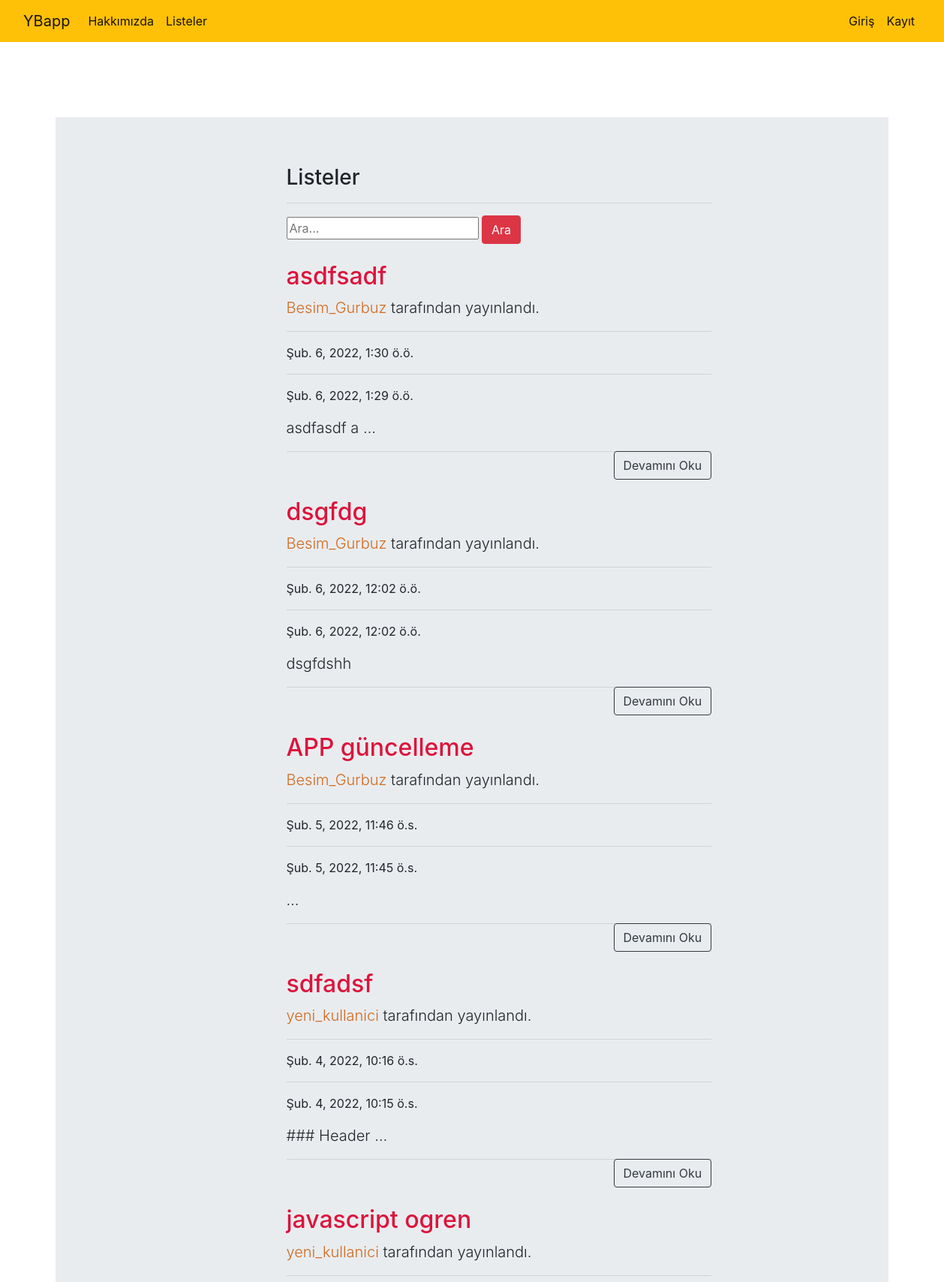
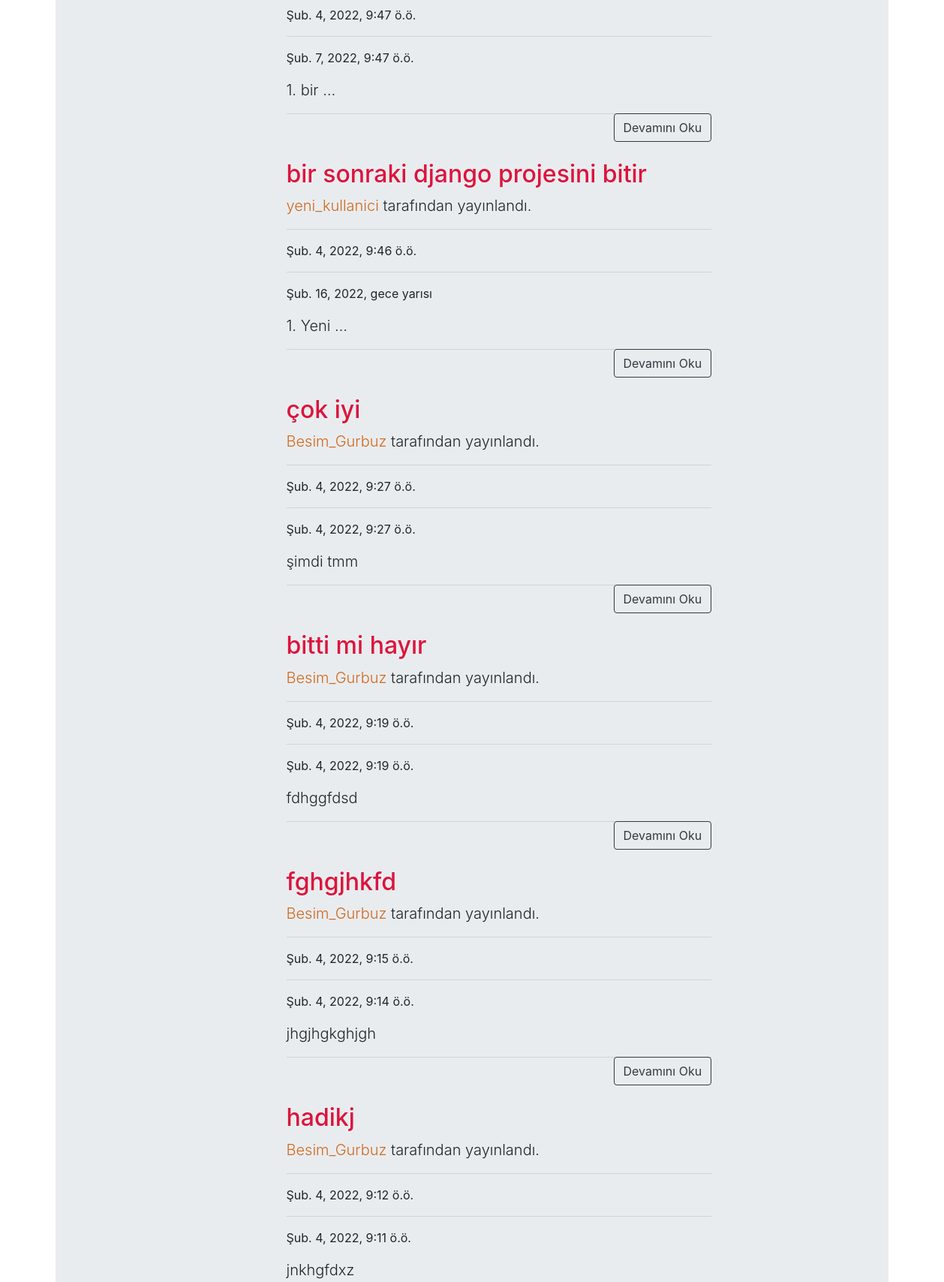
Screenshot of /yapbitirs/ (upper part) with the database file from the repository (2 pictures, top to bottom).
### yapbitir/models.py (models this page shows, shortened)
class Yapbitir(models.Model):
    author = models.ForeignKey("auth.User",on_delete=models.CASCADE,verbose_name="User")
    title = models.CharField(max_length=100, verbose_name="Liste Adı")
    content = models.TextField(verbose_name="YapBtirler")
    finished = models.BooleanField(default=True,verbose_name="Tamamlandı")
    created_date = models.DateTimeField(auto_now_add=True, verbose_name="Oluşturulan Tarihi")
    dateline = models.DateTimeField(default=datetime.now,blank=True)
    class Meta:
        ordering = ['-created_date']

### yapbitir/views.py (the view)
# urls.py: path('yapbitirs/', include("yapbitir.urls")),
def yapbitirs(request):
    keyword = request.GET.get("keyword")
    if keyword:
        yapbitirs = Yapbitir.objects.filter(title__contains = keyword)
        return render(request,"yapbitirs.html", {"yapbitirs" : yapbitirs})
    yapbitirs = Yapbitir.objects.all()
    return render(request, "yapbitirs.html", {"yapbitirs" : yapbitirs})

### templates/yapbitirs.html (shortened to what this page needs)
{% extends "layout.html" %}
{% block body %}
<div class="jumbotron jumbotron-fluid">
  <div class="container">
   <div class="row">
    <div class="col-md-10 offset-md-3">
        <div class="col-lg-8">
        <h3>Listeler</h3>
        <hr>
        </div>
    </div>
   </div>
<div class ="row">
    <div class="col-md-10 offset-md-3">
        <div class="col-lg-8">
            <form>
                <input type="text" name = "keyword" class="input-sm" maxlength="64" placeholder="Ara...">
              <button type="submit" class="btn btn-danger">Ara</button>
            </form>
      </div>
    </div>
</div>
{% if yapbitirs %}
{% for yapbitir in yapbitirs %}
<div class="row">
   <div class="col-md-10 offset-md-3">
    <div class="col-lg-8">
    <a style="color: crimson;" href="{% url 'yapbitir:detail' yapbitir.id %}" ><h2 class="mt-4">{{yapbitir.title}}</h2></a>
      <p class="lead">
        <a style="color: chocolate;" href="{% url 'yapbitir:detail' yapbitir.id %}" >{{yapbitir.author.username}}</a> tarafından yayınlandı.
      </p>
      <hr>
      <p>{{yapbitir.created_date}}</p>
      <hr>
      <p>{{yapbitir.dateline}}</p>
      <p class="lead">
          {{yapbitir.content|safe|truncatewords:2}}
      </p>
      <a style="float: right;" href="{% url 'yapbitir:detail' yapbitir.id %}" class = "btn btn-outline-dark">Devamını Oku</a>
      <hr>
        </div>
      </div>
  </div>
{% endfor %}
{% endif %}
{% endblock body %}

### rows the page displays
Yapbitir: title "asdfsadf", author.username "Besim_Gurbuz", created_date "Şub. 6, 2022, 1:30 ö.ö.", dateline "Şub. 6, 2022, 1:29 ö.ö.", content "asdfasdf a …"
Yapbitir: title "dsgfdg", author.username "Besim_Gurbuz", created_date "Şub. 6, 2022, 12:02 ö.ö.", dateline "Şub. 6, 2022, 12:02 ö.ö.", content "dsgfdshh"
Yapbitir: title "APP güncelleme", author.username "Besim_Gurbuz", created_date "Şub. 5, 2022, 11:46 ö.s.", dateline "Şub. 5, 2022, 11:45 ö.s.", content "…"
Yapbitir: title "sdfadsf", author.username "yeni_kullanici", created_date "Şub. 4, 2022, 10:16 ö.s.", dateline "Şub. 4, 2022, 10:15 ö.s.", content "### Header …"
Yapbitir: title "javascript ogren", author.username "yeni_kullanici", created_date "Şub. 4, 2022, 9:47 ö.ö.", dateline "Şub. 7, 2022, 9:47 ö.ö.", content "1. bir …"
Yapbitir: title "bir sonraki django projesini bitir", author.username "yeni_kullanici", created_date "Şub. 4, 2022, 9:46 ö.ö.", dateline "Şub. 16, 2022, gece yarısı", content "1. Yeni …"
Yapbitir: title "çok iyi", author.username "Besim_Gurbuz", created_date "Şub. 4, 2022, 9:27 ö.ö.", dateline "Şub. 4, 2022, 9:27 ö.ö.", content "şimdi tmm"
Yapbitir: title "bitti mi hayır", author.username "Besim_Gurbuz", created_date "Şub. 4, 2022, 9:19 ö.ö.", dateline "Şub. 4, 2022, 9:19 ö.ö.", content "fdhggfdsd"
Yapbitir: title "fghgjhkfd", author.username "Besim_Gurbuz", created_date "Şub. 4, 2022, 9:15 ö.ö.", dateline "Şub. 4, 2022, 9:14 ö.ö.", content "jhgjhgkghjgh"
Yapbitir: title "hadikj", author.username "Besim_Gurbuz", created_date "Şub. 4, 2022, 9:12 ö.ö.", dateline "Şub. 4, 2022, 9:11 ö.ö.", content "jnkhgfdxz"
